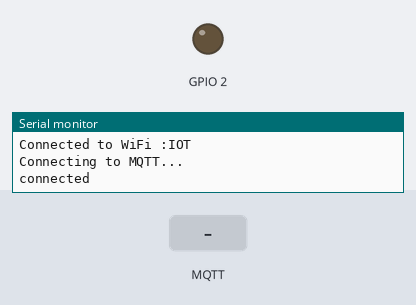
The sketch below on a simulated ESP8266 (NodeMCU). On the bench: output pins drawn as LEDs (lit = HIGH), the last lines printed to the serial monitor. The test bench sets the inputs (shaded band). WiFi joins after 1.5 s; servers stay silent unless stated; no MQTT or app messages arrive unless stated.

Above: at 3.7 s.
3.8 s: MQTT message "off" arrives on the first subscribed topic
At 4.6 s:
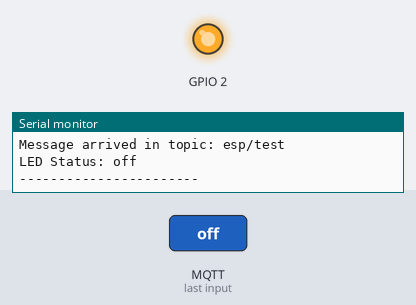
5.3 s: MQTT message "on" arrives on the first subscribed topic
At 5.7 s:
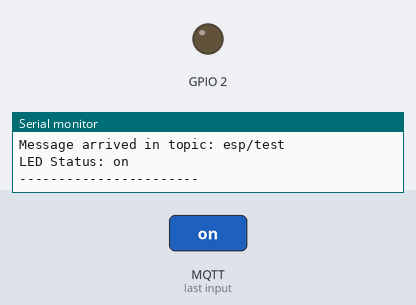
Timing chart, 0 to 8.3 s (numbered marks = the images above; inputs shaded):
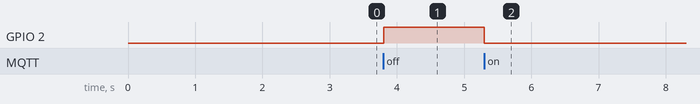

Measured:
- after the input at 3.8 s, GPIO 2: LOW → HIGH at once
- after the input at 5.3 s, GPIO 2: HIGH → LOW at once

The sketch:

ultrasonicSensormqtt.ino
```cpp
#include <ESP8266WiFi.h>
#include <PubSubClient.h>

#define LED 2

//Enter your wifi credentials
const char* ssid = "IOT";
const char* password =  "antel3201";

//Enter your mqtt server configurations
const char* mqttServer = "soldier.cloudmqtt.com";    //Enter Your mqttServer address
const int mqttPort = 16127;       //Port number
const char* mqttUser = "qtjcdwev"; //User
const char* mqttPassword = "Tu1Zq_RRFy1z"; //Password

WiFiClient espClient;
PubSubClient client(espClient);

void setup() {
  delay(1000);
  pinMode(2,OUTPUT);
  Serial.begin(115200);

  WiFi.begin(ssid, password);

  while (WiFi.status() != WL_CONNECTED) {
    delay(500);
    Serial.println("Connecting to WiFi..");
  }
  Serial.print("Connected to WiFi :");
  Serial.println(WiFi.SSID());

  client.setServer(mqttServer, mqttPort);
  client.setCallback(MQTTcallback);

  while (!client.connected()) {
    Serial.println("Connecting to MQTT...");

    if (client.connect("ESP8266", mqttUser, mqttPassword )) {

      Serial.println("connected");

    } else {

      Serial.print("failed with state ");
      Serial.println(client.state());  //If you get state 5: mismatch in configuration
      delay(2000);

    }
  }

  client.publish("esp/test", "Hello from ESP8266");
  client.subscribe("esp/test");

}

void MQTTcallback(char* topic, byte* payload, unsigned int length) {

  Serial.print("Message arrived in topic: ");
  Serial.println(topic);
  Serial.print("LED Status: ");

  String message;
  for (int i = 0; i < length; i++) {
    message = message + (char)payload[i];  //Conver *byte to String
  }
   Serial.print(message);
  if(message == "on") {digitalWrite(2,LOW);
  client.publish("esp/test", "ON");
  client.subscribe("esp/test");}   //LED on

  if(message == "off") {digitalWrite(2,HIGH);
  client.publish("esp/test", "OFF");
  client.subscribe("esp/test");} //LED off


  Serial.println();
  Serial.println("-----------------------");
}

void loop() {
  client.loop();
}
```
